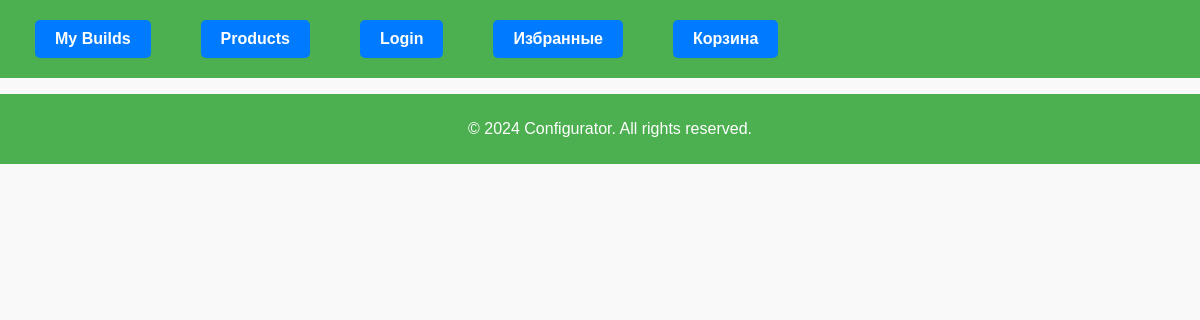
The app's page /product_type/motherboard, older data.
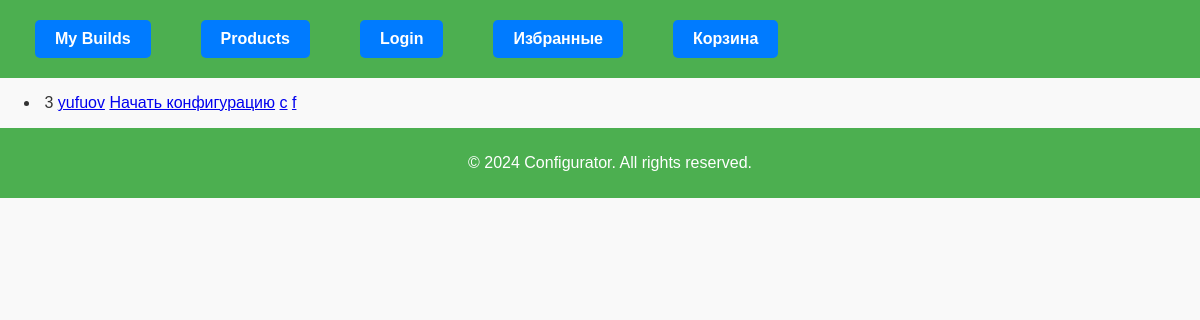
The same page, newer data.
### configurator/models.py (models this page shows, shortened)
class AutoCreateProductMixin:
    PRODUCT_TYPE = None  # Переопределяй в дочерних классах

class Motherboard(AutoCreateProductMixin, models.Model):
    name = models.CharField(max_length=100, verbose_name="Название материнской платы")
    socket = models.CharField(max_length=50, verbose_name="Сокет", default="LGA 1700")
    chipset = models.CharField(max_length=50, verbose_name="Чипсет", default="Intel B760")
    ram_type = models.CharField(max_length=50, verbose_name="Тип ОЗУ", default="DDR4")
    max_ram = models.IntegerField(verbose_name="Максимальный объем ОЗУ, ГБ", default=128)
    ram_slots = models.IntegerField(verbose_name="Количество слотов ОЗУ", default=4)
    form_factor = models.CharField(max_length=50, verbose_name="Форм-фактор", default="ATX")
    m2_slots = models.IntegerField(verbose_name="Количество слотов M.2", null=True, blank=True)
    sata_ports = models.IntegerField(verbose_name="Количество SATA портов", null=True, blank=True)
    pcie_version = models.CharField(max_length=50, verbose_name="Версия PCIe", default="PCI Express 4.0")
    image = models.ImageField(upload_to='images/motherboards/', null=True, blank=True, verbose_name="Фото материнской платы")
    product = models.OneToOneField(Product, on_delete=models.CASCADE, related_name="motherboard")
    PRODUCT_TYPE = 'motherboard'

class Product(models.Model):
    type = models.CharField(
        max_length=40,
        choices=[
            ('cpu', 'CPU'),
            ('motherboard', 'Motherboard'),
            ('ram', 'RAM'),
            ('gpu', 'GPU'),
            ('psu', 'PSU'),
            ('case', 'Case'),
            ('storage', 'Storage'),
            ('os', 'OS'),
            ('сpucooler', 'CPUCooler')
        ]
    )
    price = models.DecimalField(max_digits=10, decimal_places=2, null=True, blank=True)

### core/views.py (the view)
# urls.py: path('product_type/<str:product_type>', CategoryView.as_view(), name='product_type'),
class CategoryView(View):
    def get(self, request, product_type):
        categories = {
            "cpu": CPU,
            "motherboard": Motherboard,
            "ram": RAM,
            "gpu": GPU,
            "psu": PSU,
            "case": Case,
            "hdd": HDD,
            'ssd': SSD,
            "os": OS,
            "cpucooler": CPUCooler,
        }
        products = categories.get(product_type).objects.all()
        return render(request, 'core/product_list.html', context={'products': products})

### core/templates/core/product_list.html (shortened to what this page needs)
{% extends 'core/base.html' %}
{% load static %}
{% block css %}<link rel="stylesheet" href="{% static 'core/css/products.css' %}"> {% endblock %}
{% block content %}
    <ul>
        {% for item in products %}
            <li>
                {{ item.product.id }}
                <a href="{% url 'product_features' item.product.type item.id %}">{{ item.name }}</a>
                <a href="{% url 'configurator' item.product.type item.id %}?clear=True">Начать конфигурацию</a>
                <a href="{% url 'add_to_cart' item.product.id %}">c</a>
                <a href="{% url 'add_to_favorites' item.product.id %}">f</a>
            </li>
        {% endfor %}
    </ul>
{% endblock %}

Row changes from the older to the newer data that the page shows:
added Motherboard: product.id "3", name "yufuov"
